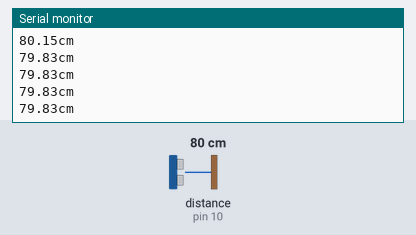
This sketch was run on a simulated Arduino Uno, built with avr-gcc and run on an emulated ATmega328P. On the bench: the last lines printed to the serial monitor. Wiring (inferred from the names in the program): ultrasonic range finder: trigger pin 9; echo pin 10. Inputs (shaded band) come from the test bench; at power-on: distance to the obstacle (sensor on pin 10) 80 cm. The echo pulse lasts 58.3 µs per cm.

Above: at 1.2 s.
1.3 s: distance to the obstacle (sensor on pin 10) set to 2 cm
At 1.72 s:
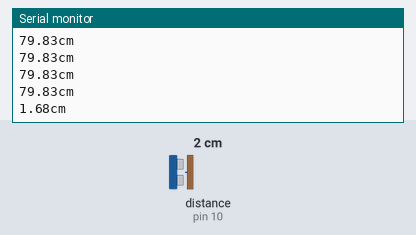
4.3 s: distance to the obstacle (sensor on pin 10) set to 4 cm
At 4.48 s:
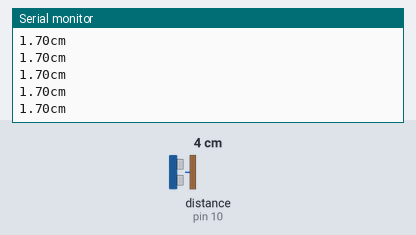
Timing chart, 0 to 7.3 s (numbered marks = the images above; inputs shaded):
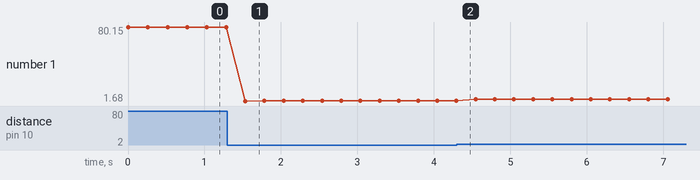

The sketch:

Distance_test.ino
```cpp
/*
 * created by Rui Santos, https://randomnerdtutorials.com
 *
 * Complete Guide for Ultrasonic Sensor HC-SR04
 *
    Ultrasonic sensor Pins:
        VCC: +5VDC
        Trig : Trigger (INPUT) - Pin 9
        Echo: Echo (OUTPUT) - Pin 10
        GND: GND
 */

int trigPin = 9;    // Trigger
int echoPin = 10;    // Echo
float duration, cm;

void setup() {
  //Serial Port begin
  Serial.begin (9600);
  //Define inputs and outputs
  pinMode(trigPin, OUTPUT);
  pinMode(echoPin, INPUT);
}

void loop() {
  // The sensor is triggered by a HIGH pulse of 10 or more microseconds.
  // Give a short LOW pulse beforehand to ensure a clean HIGH pulse:
  digitalWrite(trigPin, LOW);
  delayMicroseconds(5);
  digitalWrite(trigPin, HIGH);
  delayMicroseconds(10);
  digitalWrite(trigPin, LOW);

  // Read the signal from the sensor: a HIGH pulse whose
  // duration is the time (in microseconds) from the sending
  // of the ping to the reception of its echo off of an object.
  pinMode(echoPin, INPUT);
  duration = (float) pulseIn(echoPin, HIGH);

  // Convert the time into a distance
  cm = (float) (duration/2) / 29.1;     // Divide by 29.1 or multiply by 0.0343
  //inches = (duration/2) / 74;   // Divide by 74 or multiply by 0.0135


  Serial.print(cm);
  Serial.print("cm");
  Serial.println();

  delay(250);
}
```

Measured:
- after the input at 1.3 s, the serial monitor: prints a new line after 0.23 s (image 1)
- plotted number 1: 79.83 → 1.7 after the input at 1.3 s, 1.7 → 3.71 after the input at 4.3 s
